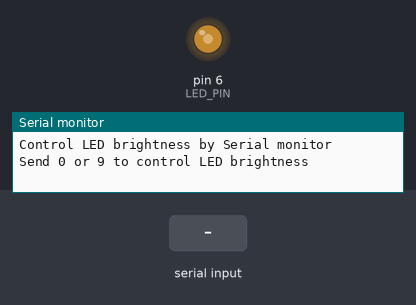
The sketch below on a simulated Arduino Nano, built with avr-gcc and run on an emulated ATmega328P. Shown: output pins drawn as LEDs (lit = HIGH), the last lines printed to the serial monitor. The inputs (shaded band) are chosen by the test bench.

Above: at 1.2 s.
1.3 s: "0" received over Serial
At 2.3 s:
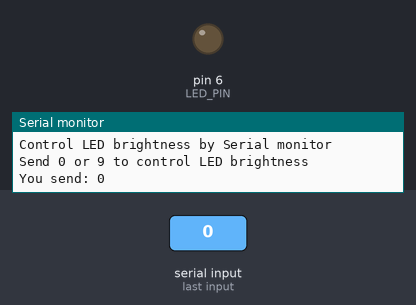
2.8 s: "1" received over Serial
At 3.5 s:
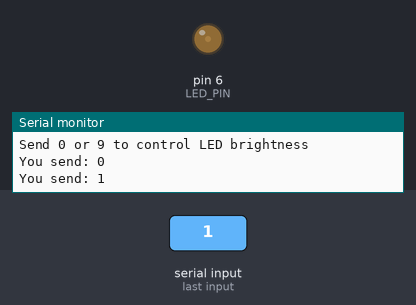
4.3 s: "6" received over Serial
At 4.6 s:
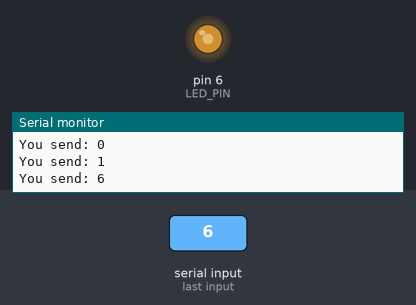
5.8 s: "8" received over Serial
At 7.0 s:
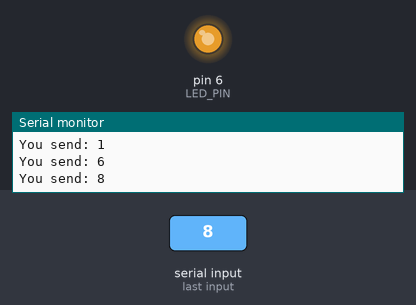
7.3 s: "7" received over Serial
At 8.1 s:
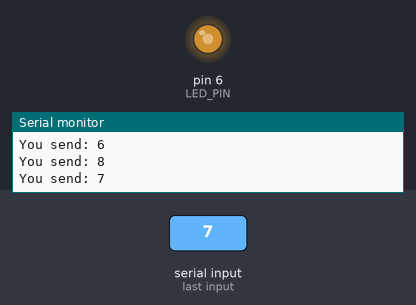
Timing chart, 0 to 9.8 s (numbered marks = the images above; inputs shaded):
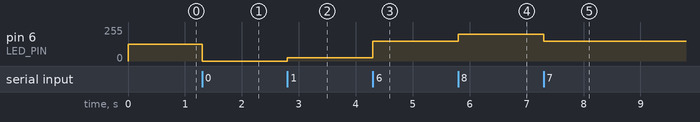

The sketch:

pwmUsingSerial.ino
```cpp
// Control the LED brightness by sending value throw Serial monitor in Arduino Ide
// AnalogWrite() reference: https://www.arduino.cc/en/Reference/AnalogWrite

// Select the ride pin which support PWM mode for analogWrite()
// Pinout Arduino Nano: https://goo.gl/Dffq8f (the pins with oscillation symbol - PWM pin in legend)
int LED_PIN = 6;

// Next step - use Serial.parseInt() for control brightness
// ParseInt() reference: https://www.arduino.cc/en/Serial/ParseInt
// Example end of this file

void setup() {
  Serial.begin(9600);
  pinMode(LED_PIN,OUTPUT);
  //analogWrite(pin, value);
  //pin: 3, 5, 6, 9, 10, 11
  //value: 0 (always off) - 255 (always on)
  analogWrite(LED_PIN, 127); // middle value
  Serial.println("Control LED brightness by Serial monitor");
  Serial.println("Send 0 or 9 to control LED brightness");
}

void loop() {
  if (Serial.available() > 0) {
    char led_brightness = Serial.read();

    Serial.print("You send: ");
    Serial.print(led_brightness);
    Serial.println();

    switch(led_brightness) {
      case '0':
        analogWrite(LED_PIN, 0);
        break;
      case '1':
        analogWrite(LED_PIN, 25);
        break;
      case '2':
        analogWrite(LED_PIN, 50);
        break;
      case '3':
        analogWrite(LED_PIN, 75);
        break;
      case '4':
        analogWrite(LED_PIN, 100);
        break;
      case '5':
        analogWrite(LED_PIN, 125);
        break;
      case '6':
        analogWrite(LED_PIN, 150);
        break;
      case '7':
        analogWrite(LED_PIN, 150);
        break;
      case '8':
        analogWrite(LED_PIN, 200);
        break;
      case '9':
        analogWrite(LED_PIN, 250);
        break;
    }
  }
}

//// Next step - use Serial.parseInt() for control brightness
//void loop() {
//  // Set the led_brightness value: 0 - 255
//  // Send from Serial monitor value: 255
//  // Disable the end of line in Serial monitor: CR, NL
//  // -> sending without CR and NL
//  if (Serial.available() > 0) {
//    int led_brightness =  Serial.parseInt();
//      Serial.println(led_brightness);
//
//      analogWrite(LED_PIN, led_brightness);
//  }
//}
```

Measured:
- after the input at 1.3 s, pin 6 (LED_PIN): 127/255 → 0/255 at once
- after the input at 2.8 s, pin 6 (LED_PIN): 0/255 → 25/255 at once
- after the input at 4.3 s, pin 6 (LED_PIN): 25/255 → 150/255 at once
- after the input at 5.8 s, pin 6 (LED_PIN): 150/255 → 200/255 at once
- after the input at 7.3 s, pin 6 (LED_PIN): 200/255 → 150/255 at once
